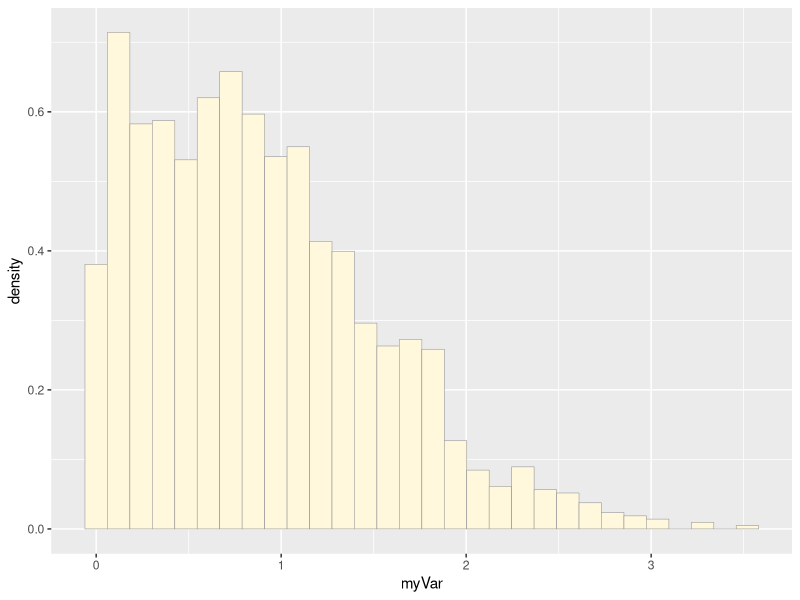
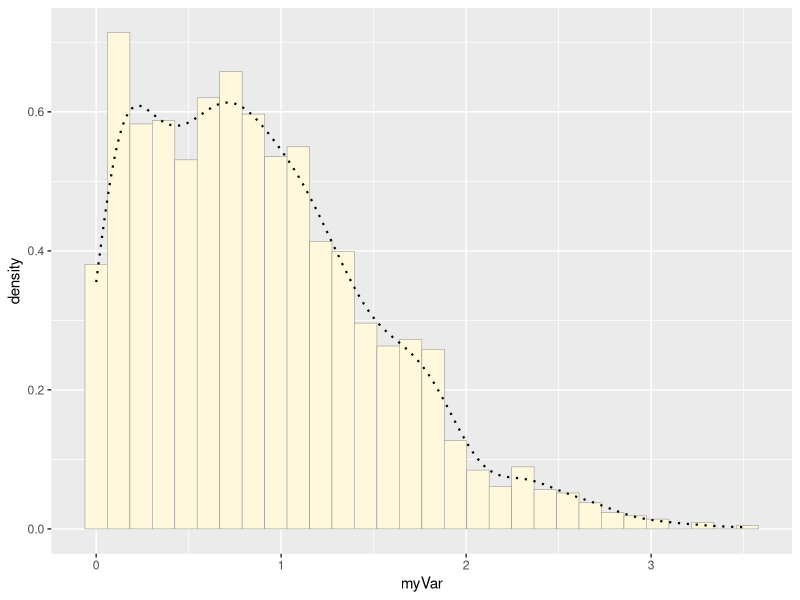
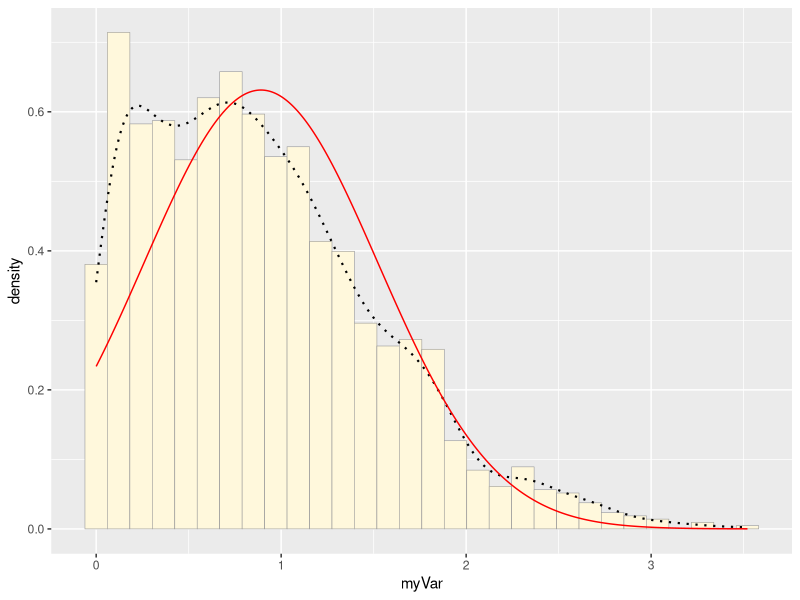
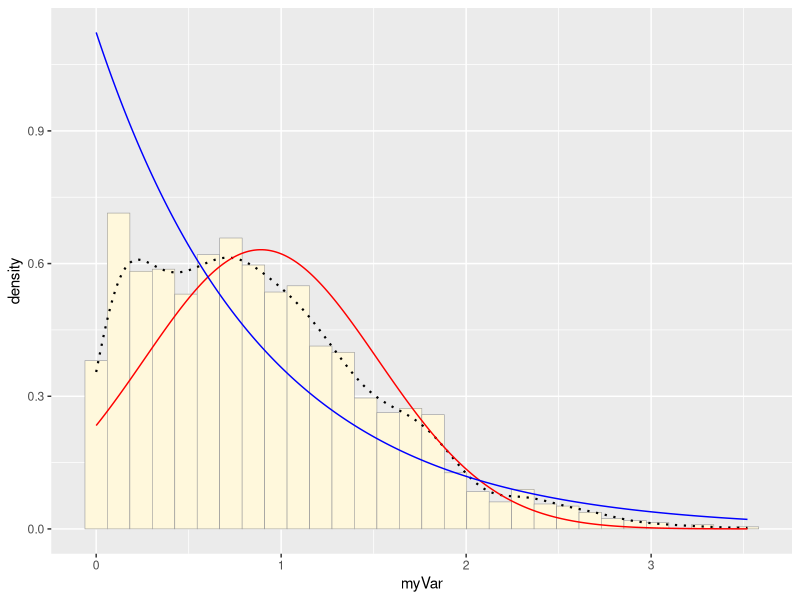
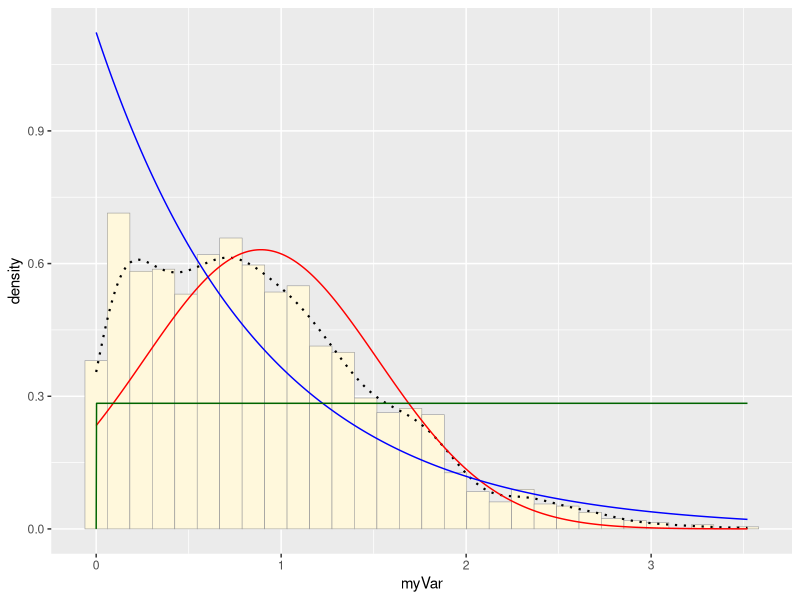
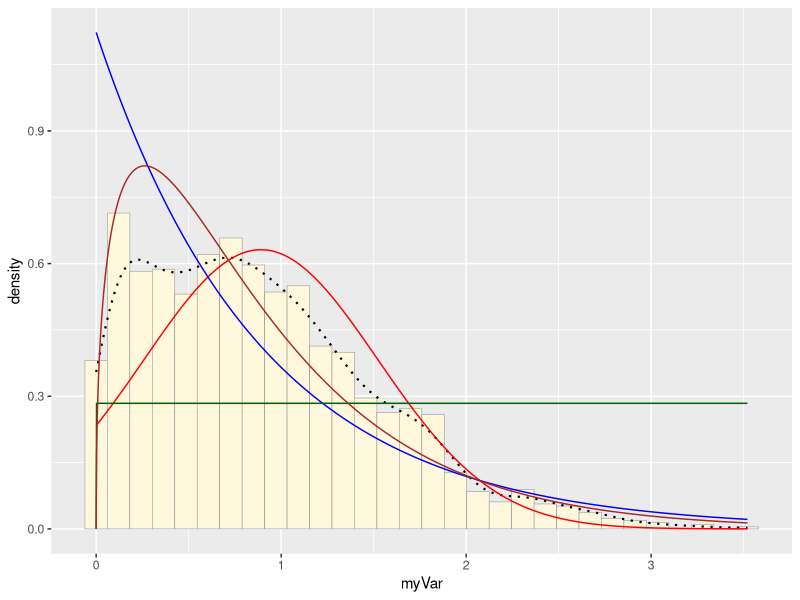
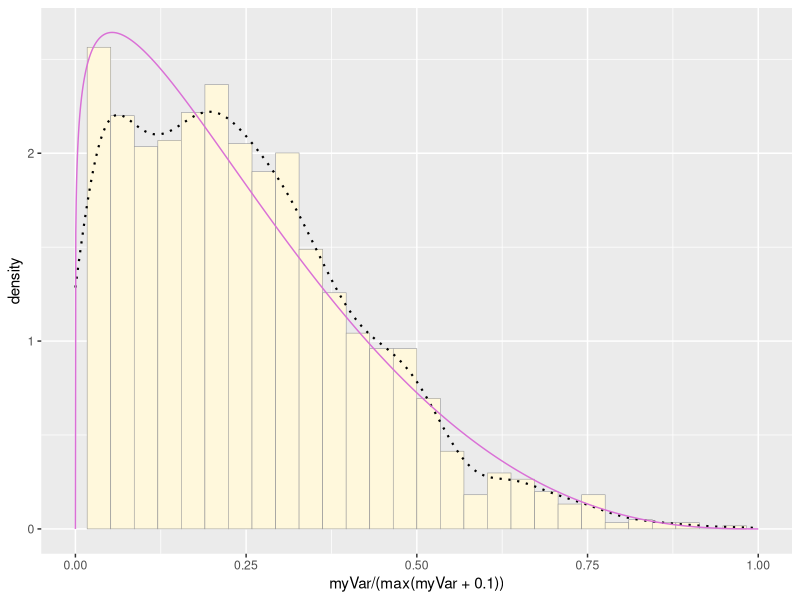
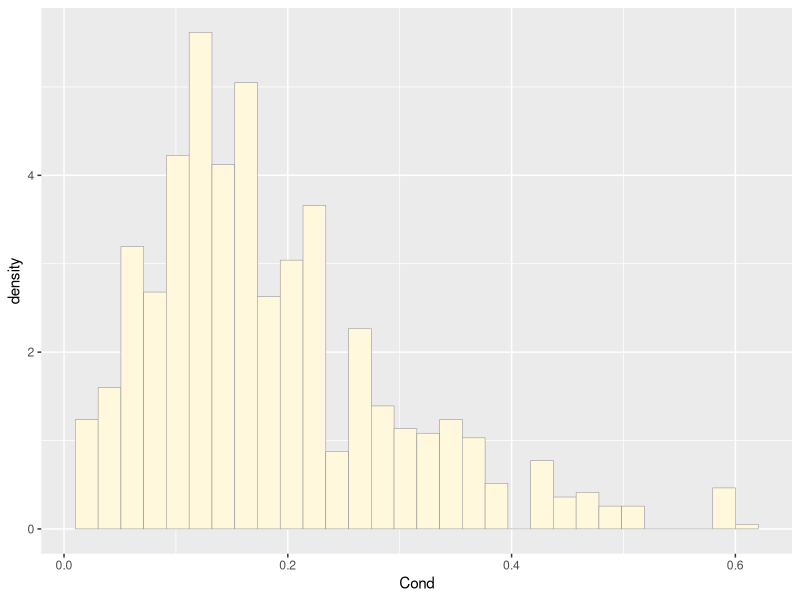

Source code (R) for these figures, in order:
## ---- chunk 1
library(ggplot2) # for graphics
library(MASS) # for maximum likelihood estimation


# quick and dirty, a truncated normal distribution to work on the solution set

z <- rnorm(n=3000,mean=0.2)
z <- data.frame(1:3000,z)
names(z) <- list("ID","myVar")
z <- z[z$myVar>0,]
str(z)
summary(z$myVar)
## ---- chunk 2
p1 <- ggplot(data=z, aes(x=myVar, y=..density..)) +
  geom_histogram(color="grey60",fill="cornsilk",size=0.2) 
print(p1)
## ---- chunk 3
p1 <-  p1 +  geom_density(linetype="dotted",size=0.75)
print(p1)

normPars <- fitdistr(z$myVar,"normal")
print(normPars)
str(normPars)
normPars$estimate["mean"] # note structure of getting a named attribute


meanML <- normPars$estimate["mean"]
sdML <- normPars$estimate["sd"]

xval <- seq(0,max(z$myVar),len=length(z$myVar))

 stat <- stat_function(aes(x = xval, y = ..y..), fun = dnorm, colour="red", n = length(z$myVar), args = list(mean = meanML, sd = sdML))
 p1 + stat
 
 
expoPars <- fitdistr(z$myVar,"exponential")
rateML <- expoPars$estimate["rate"]

stat2 <- stat_function(aes(x = xval, y = ..y..), fun = dexp, colour="blue", n = length(z$myVar), args = list(rate=rateML))
 p1 + stat + stat2
 
 stat3 <- stat_function(aes(x = xval, y = ..y..), fun = dunif, colour="darkgreen", n = length(z$myVar), args = list(min=min(z$myVar), max=max(z$myVar)))
 p1 + stat + stat2 + stat3
 
## ---- chunk 4
gammaPars <- fitdistr(z$myVar,"gamma")
shapeML <- gammaPars$estimate["shape"]
rateML <- gammaPars$estimate["rate"]

stat4 <- stat_function(aes(x = xval, y = ..y..), fun = dgamma, colour="brown", n = length(z$myVar), args = list(shape=shapeML, rate=rateML))
 p1 + stat + stat2 + stat3 + stat4
 
 pSpecial <- ggplot(data=z, aes(x=myVar/(max(myVar + 0.1)), y=..density..)) +
  geom_histogram(color="grey60",fill="cornsilk",size=0.2) + 
  xlim(c(0,1)) +
  geom_density(size=0.75,linetype="dotted")

betaPars <- fitdistr(x=z$myVar/max(z$myVar + 0.1),start=list(shape1=1,shape2=2),"beta")
shape1ML <- betaPars$estimate["shape1"]
shape2ML <- betaPars$estimate["shape2"]

statSpecial <- stat_function(aes(x = xval, y = ..y..), fun = dbeta, colour="orchid", n = length(z$myVar), args = list(shape1=shape1ML,shape2=shape2ML))
pSpecial + statSpecial
## ---- chunk 5
z <- read.csv("Freeman_Data.csv")
head(z)
summary(z)

q <-z$Cond
summary(q)

## ---- chunk 6
p1 <- ggplot(data=z, aes(x=Cond, y=..density..)) + #..density.. creates a proportion 
  geom_histogram(color="grey60",fill="cornsilk",size=0.2) 

print(p1) 
## ---- chunk 7
p1 <-  p1 +  geom_density(linetype="dotted",size=0.75) 
print(p1)
#added emperical density vurve. This is an empirical curve that is fitted to the data. It does not assume any particular probability distribution, but it smooths out the shape of the histogram


#Next, fit a normal distribution to your data and grab the maximum likelihood estimators of the two parameters of the normal, the mean and the variance:
normPars <- fitdistr(z$Cond,"normal")
print(normPars)
str(normPars)
normPars$estimate["mean"] # note structure of getting a named attribute
## ---- chunk 8
#Now let’s call the dnorm function inside ggplot’s stat_function to generate the probability density for the normal distribution. Read about stat_function in the help system to see how you can use this to add a smooth function to any ggplot. Note that we first get the maximum likelihood parameters for a normal distribution fitted to thse data by calling fitdistr. Then we pass those parameters (meanML and sdML to stat_function)

#plot normal probabilyt density 
meanML <- normPars$estimate["mean"]
sdML <- normPars$estimate["sd"]

xval <- seq(0,max(z$Cond),len=length(z$Cond))

 stat <- stat_function(aes(x = xval, y = ..y..), fun = dnorm, colour="red", n = length(z$Cond), args = list(mean = meanML, sd = sdML))
 p1 + stat
## ---- chunk 9
#Plot exponential probablity density  
expoPars <- fitdistr(z$Cond,"exponential")
rateML <- expoPars$estimate["rate"]

stat2 <- stat_function(aes(x = xval, y = ..y..), fun = dexp, colour="blue", n = length(z$Cond), args = list(rate=rateML))
 p1 + stat + stat2
 
 
#plot uniform probability density  
 stat3 <- stat_function(aes(x = xval, y = ..y..), fun = dunif, colour="darkgreen", n = length(z$Cond), args = list(min=min(z$Cond), max=max(z$Cond)))
 p1 + stat + stat2 + stat3
## ---- chunk 10
# plot gamma probablity density 
gammaPars <- fitdistr(z$Cond,"gamma")
shapeML <- gammaPars$estimate["shape"]
rateML <- gammaPars$estimate["rate"]

stat4 <- stat_function(aes(x = xval, y = ..y..), fun = dgamma, colour="brown", n = length(z$Cond), args = list(shape=shapeML, rate=rateML))
 p1 + stat + stat2 + stat3 + stat4
 
 
#Plot beta probability density 
 pSpecial <- ggplot(data=z, aes(x=Cond/(max(Cond + 0.1)), y=..density..)) +
  geom_histogram(color="grey60",fill="cornsilk",size=0.2) + 
  xlim(c(0,1)) +
  geom_density(size=0.75,linetype="dotted")

betaPars <- fitdistr(x=z$Cond/max(z$Cond + 0.1),start=list(shape1=1,shape2=2),"beta")
shape1ML <- betaPars$estimate["shape1"]
shape2ML <- betaPars$estimate["shape2"]

statSpecial <- stat_function(aes(x = xval, y = ..y..), fun = dbeta, colour="orchid", n = length(z$Comp), args = list(shape1=shape1ML,shape2=shape2ML))
pSpecial + statSpecial
## ---- chunk 11

q <- rgamma(n = 500, shapeML, rateML)
q#use shapeML and rateML in rgamma 
q <- data.frame(1:500, q)
head(q)




normPars <- fitdistr(q$q,"normal")
print(normPars)
str(normPars)
normPars$estimate["mean"]

meanML <- normPars$estimate["mean"]
sdML <- normPars$estimate["sd"]

xval <- seq(0,max(q$q),len=length(q$q))

 stat <- stat_function(aes(x = xval, y = ..y..), fun = dnorm, colour="red", n = length(q$q), args = list(mean = meanML, sd = sdML)) #added this to histogram

expoPars <- fitdistr(q$q,"exponential")
rateML <- expoPars$estimate["rate"]

stat2 <- stat_function(aes(x = xval, y = ..y..), fun = dexp, colour="blue", n = length(q$q), args = list(rate=rateML)) #added this to histogram
 
stat3 <- stat_function(aes(x = xval, y = ..y..), fun = dunif, colour="darkgreen", n = length(q$q), args = list(min=min(q$q), max=max(q$q)))
 #added to histogram

# plot gamma probablity density 
gammaPars <- fitdistr(q$q,"gamma")
shapeML <- gammaPars$estimate["shape"]
rateML <- gammaPars$estimate["rate"]

stat4 <- stat_function(aes(x = xval, y = ..y..), fun = dgamma, colour="brown", n = length(q$q), args = list(shape=shapeML, rate=rateML))

 
ggplot(data=q, aes(x=q, y=..density..)) + #..density.. creates a proportion 
  geom_histogram(color="grey60",fill="cornsilk",size=0.2) +  
  geom_density(linetype="dotted",size=0.75) + stat + stat2 + stat3 + stat4


#Plot beta probability density 
 pSpecial <- ggplot(data=q, aes(x=q/(max(q + 0.1)), y=..density..)) +
  geom_histogram(color="grey60",fill="cornsilk",size=0.2) + 
  xlim(c(0,1)) +
  geom_density(size=0.75,linetype="dotted")

betaPars <- fitdistr(x=q$q/max(q$q + 0.1),start=list(shape1=1,shape2=2),"beta")
shape1ML <- betaPars$estimate["shape1"]
shape2ML <- betaPars$estimate["shape2"]

statSpecial <- stat_function(aes(x = xval, y = ..y..), fun = dbeta, colour="orchid", n = length(q$q), args = list(shape1=shape1ML,shape2=shape2ML))
pSpecial + statSpecial


